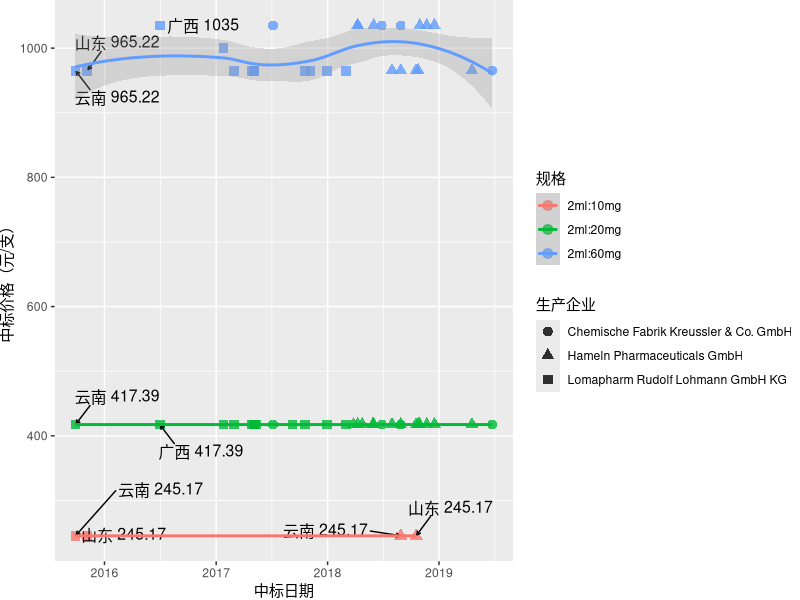

Generate this figure with R:
## ---- chunk 1
knitr::opts_chunk$set(cache = TRUE)
## ---- chunk 2
# 聚多卡醇中标信息分析

library(openxlsx)
library(ggplot2)
library(dplyr)
library(ggrepel)

data <- read.xlsx("jdkczbxx.xlsx", colNames = TRUE)  # 聚多卡醇中标信息查询
colnames(data) <- c('genname', 'brandname', 'dosageForm', 'specification', 'bzzhb',
                    'unit', 'price', 'zlcc', 'manufacturer', 'biddingEnterprise',
                    'provice', 'date', 'remarks', 'source') 
# as.Date(data$date, origin = '1899-12-30')  # 为什么不是1970-01-01？

# windows()
# x11()
ggplot(data, aes(x = as.Date(data$date, origin = '1899-12-30'), 
                 y = price/bzzhb, colour = specification)) +
  geom_point(aes(shape = manufacturer),size = 3, alpha = 0.8) +
  geom_text_repel(aes(label = paste(provice, price/bzzhb)), size = 4, colour = "black",
                  arrow = arrow(length = unit(0.008, "npc")),
                  box.padding = 1) +
  geom_smooth(aes(group = specification, colour = specification), alpha = 0.3) +
  xlab("中标日期") +
  ylab("中标价格（元/支）") +
  scale_shape_discrete('生产企业') +
  scale_colour_discrete('规格')+
  theme(plot.margin = unit(c(0,0,0,0),"cm"))
